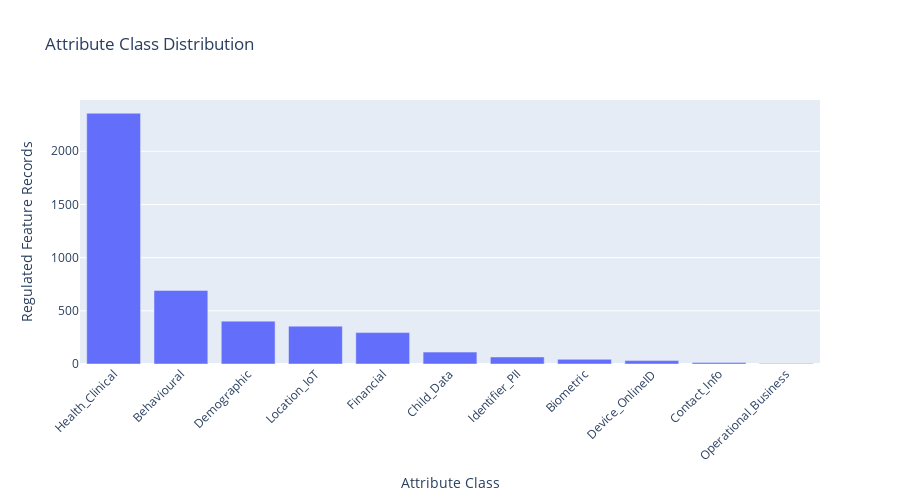

Write notebook code for a chart like this one.
### Markdown cell above
### Figure 4: Attribute Class Distribution

This bar chart summarises the number of regulated feature records falling into each attribute class. It provides a sense of which data categories are most commonly governed under the analysed regulations.

### Code cell
attr_counts = merged_df['attribute_class'].value_counts().reset_index()
attr_counts.columns = ['Attribute Class', 'feature_records']

fig = px.bar(attr_counts, x='Attribute Class', y='feature_records',
             title='Attribute Class Distribution',
             labels={'feature_records':'Regulated Feature Records','Attribute Class':'Attribute Class'},
             color_discrete_sequence=['#636EFA'])
fig.update_layout(xaxis_tickangle=-45, height=500)
fig.show()

### Figure 1 — Plotly figure (JSON) as saved in the notebook; plotly's stock layout.template omitted (floating-point values rounded to 4 significant figures)
{"data": [{"hovertemplate": "Attribute Class=%{x}<br>Regulated Feature Records=%{y}<extra></extra>", "legendgroup": "", "marker": {"color": "#636EFA", "pattern": {"shape": ""}}, "name": "", "orientation": "v", "showlegend": false, "textposition": "auto", "type": "bar", "x": ["Health_Clinical", "Behavioural", "Demographic", "Location_IoT", "Financial", "Child_Data", "Identifier_PII", "Biometric", "Device_OnlineID", "Contact_Info", "Operational_Business"], "xaxis": "x", "y": [2358, 692, 403, 356, 295, 112, 66, 44, 32, 15, 4], "yaxis": "y"}], "layout": {"barmode": "relative", "height": 500, "legend": {"tracegroupgap": 0}, "title": {"text": "Attribute Class Distribution"}, "xaxis": {"anchor": "y", "domain": [0, 1], "tickangle": -45, "title": {"text": "Attribute Class"}}, "yaxis": {"anchor": "x", "domain": [0, 1], "title": {"text": "Regulated Feature Records"}}}}
